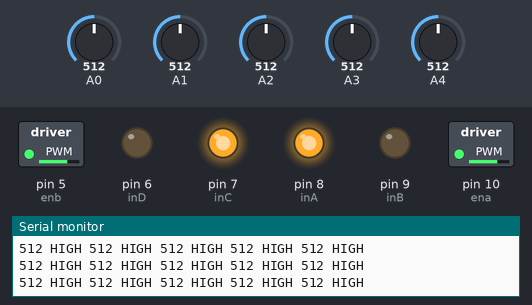
A sketch run on a simulated Arduino Uno, built with avr-gcc and run on an emulated ATmega328P. Shown: switched loads named in the sketch (green lamp = pin HIGH), output pins drawn as LEDs (lit = HIGH), the last lines printed to the serial monitor. The test bench sets the inputs (shaded band); at power-on: A0 = 512, A2 = 512, A1 = 512, A3 = 512, A4 = 512.

Above: at 1.2 s.
1.3 s: A0 set to 586
2.8 s: A0 set to 618
At 3.8 s:
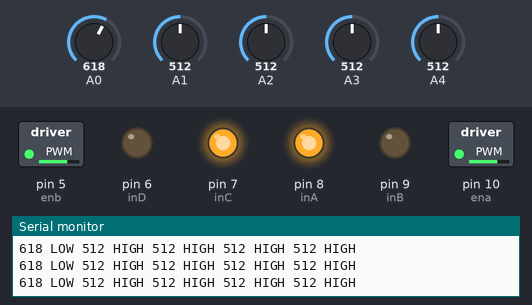
4.4 s: A2 set to 591
7.4 s: A2 set to 610
At 8.1 s:
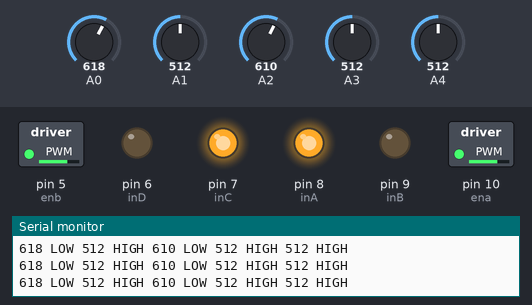
9.0 s: A1 set to 593
12.0 s: A1 set to 611
At 13.5 s:
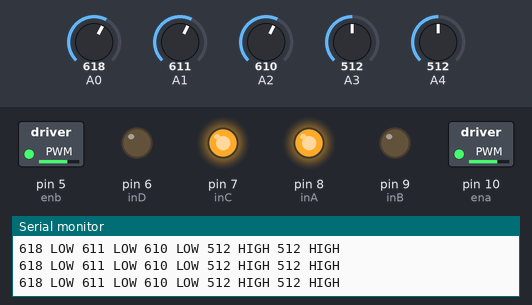
Timing chart, 0 to 14.5 s (numbered marks = the images above; inputs shaded):
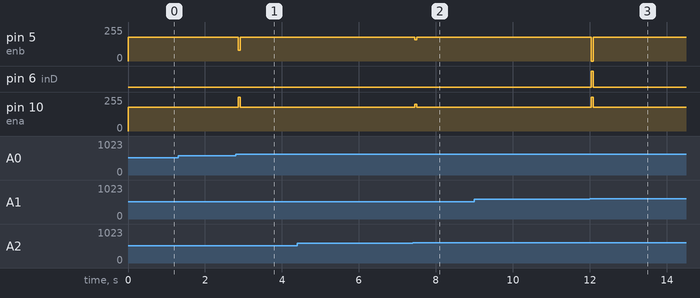

Measured:
- after the input at 2.8 s, pin 5 (enb): 180/255 → 80/255 after 0.06 s, → 180/255 0.05 s later; pin 10 (ena): 180/255 → 254/255 after 0.06 s, → 180/255 0.05 s later
- after the input at 7.4 s, pin 5 (enb): 180/255 → 160/255 after 0.06 s, → 180/255 0.05 s later; pin 10 (ena): 180/255 → 200/255 after 0.06 s, → 180/255 0.05 s later
- after the input at 12.0 s, pin 5 (enb): 180/255 → 0/255 at once, → 180/255 0.05 s later; pin 6 (inD): LOW → HIGH at once, → LOW 0.05 s later; pin 10 (ena): 180/255 → 254/255 at once, → 180/255 0.05 s later

The sketch:

sayeed.ino
```cpp
#define inA 8
#define inB 9
#define inC 7
#define inD 6
#define ena 10
#define enb 5

int th[8]={600,600,600,600,600,600,600,600};
void wheel(int lm, int rm);
int led[8]={52,50,48,46,44};
//int i,sen[8],s[8], lastSensor,lastError;
int i,sen[5],s[5], lastSensor,lastError;
int base_L=180;
int base_R=180;
int kp=0;
int kd=20;
void setup()
{
  mot_init();
  other_init();
}
void loop()
{

  line_follow();
}

void other_init()
{
  lastSensor=0;
  lastError=0;
  Serial.begin(9600);
}

void mot_init()
{
  pinMode(inA,OUTPUT);
  pinMode(inB,OUTPUT);
  pinMode(inC,OUTPUT);
  pinMode(inD,OUTPUT);
  pinMode(ena,OUTPUT);
  pinMode(enb,OUTPUT);
//  pinMode(trig1,OUTPUT);
 // pinMode(echo1,INPUT);
  digitalWrite(inA,HIGH);
  digitalWrite(inB,HIGH);
  digitalWrite(inC,HIGH);
  digitalWrite(inD,HIGH);
}

void wheel(int rm, int lm)
{
  if(lm==0)
  {
    digitalWrite(inC,HIGH);
    digitalWrite(inD,HIGH);
  }
  if(lm>0)
  {
    digitalWrite(inC,HIGH);
    digitalWrite(inD,LOW);
  }
  else if(lm<0)
  {
    digitalWrite(inC,LOW);
    digitalWrite(inD,HIGH);
  }


  if(rm==0)
  {
    digitalWrite(inA,HIGH);
    digitalWrite(inB,HIGH);
  }
  if(rm>0)
  {
    digitalWrite(inA,HIGH);
    digitalWrite(inB,LOW);
  }
  else if(rm<0)
  {
    digitalWrite(inA,LOW);
    digitalWrite(inB,HIGH);
  }
  if(lm>254) lm=254;
  if(lm<-254) lm=-254;
  if(rm>254) rm=254;
  if(rm<-254) rm=-254;

  analogWrite(ena,abs(rm));
  analogWrite(enb,abs(lm));

}

int readSensor()
{
  for(i=0;i<5;i++)
  {
    sen[i]=analogRead(i);
    Serial.print(sen[i]);
    Serial.print(" ");
    if(sen[i]>th[i])
    {
      s[i]=0;
      Serial.print("LOW ");
    }
    else {
      s[i]=1;
      Serial.print("HIGH ");
    }

  }
  Serial.println();

  int error,sum;
  sum=s[0]+s[1]+s[2]+s[3]+s[4];
  if(sum!=0)
  {
    error=(s[0]*10+s[1]*20+s[2]*30+s[3]*40+s[4]*50)/sum-30;
  }
  else
  {
     error=1234;
  }

  if(s[0]==1) lastSensor=1;
  else if(s[4]==1) lastSensor =2;
  return error;
}

/*int checkpulse(int trig,int echo)
{
  digitalWrite(trig,LOW);
  delay(20);
  digitalWrite(trig,HIGH);
  delay(20);
  digitalWrite(trig,LOW);
  delay(5);
  int distance=pulseIn(echo,HIGH)/58;
}

void dit(int dis)
{
  int cdis=16;
  left=16-distance;
  wheel(100,100+left*10);
}*/

void line_follow()
{
  int error,p,d,corr;
 error=readSensor();
 if(error==1234)
 {
/*   int distance=checkpulse(trig1,echo1);
   int distancef=checkpulse(trig2,echo2);
   if((distance<=25 && distance>0) && (distancef>15 || distancef<0))
   {
    dit(distance);
   }
   else
   {
    if(distancef<15 && distancef>0)
    {
      int distance=checkpulse(trig1,echo1);
      if((distance<=25 && distance>0)
      {
        while(distancef>25 && distance<=20){
          wheel(20,120);
          distance=checkpulse(trig1,echo1);
          distancef=checkpulse(trig2,echo2);
        }
      }
      else
      {
        while(distance>25){
          wheel(100,20);
          distance=checkpulse(trig1,echo1);
        }
      }
    }
    else
    {*/
      if(lastSensor==1) wheel(-100,100);
      else if(lastSensor==2) wheel(100,-100);
   // }
  // }
 }
 else
 {
   p=kp*error;
   d=kd*(error-lastError);
   corr=p+d;
   wheel(base_L+corr,base_R-corr);
   if((error-lastError)!=0) delay(5);
   lastError=error;
 }

}
```
